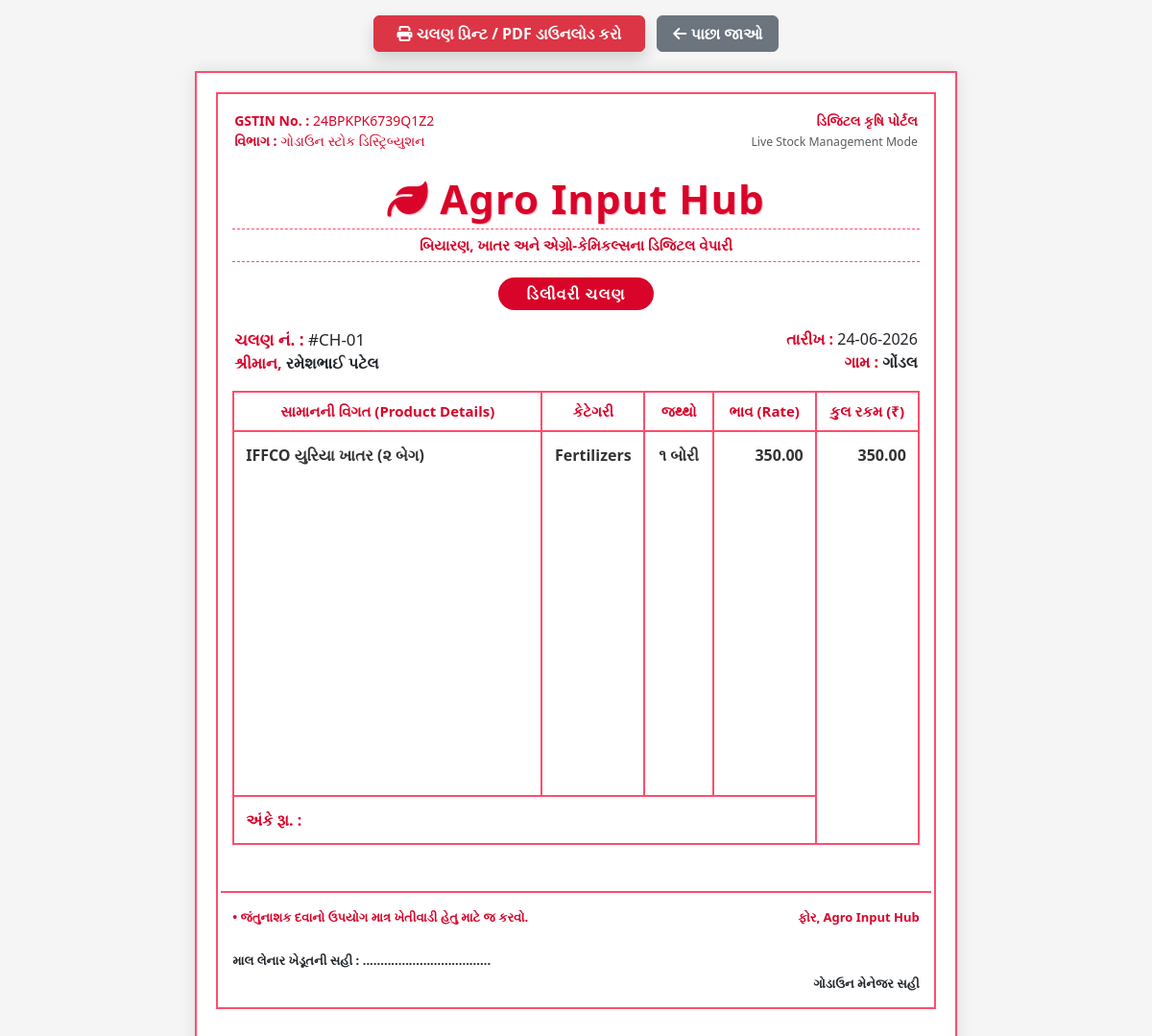
Page /delivery_challan.php?id=1 on the committed database.
### tables this page shows
CREATE TABLE `orders` (
  `order_id` int(11) NOT NULL AUTO_INCREMENT,
  `farmer_id` int(11) NOT NULL,
  `product_name` varchar(255) NOT NULL,
  `order_status` enum('Pending','Approved','Delivered','Cancelled') DEFAULT 'Pending',
  `order_date` timestamp NOT NULL DEFAULT current_timestamp(),
  `payment_mode` varchar(50) NOT NULL DEFAULT 'COD',
  `total_amount` decimal(10,2) NOT NULL DEFAULT 0.00,
  PRIMARY KEY (`order_id`),
  KEY `farmer_id` (`farmer_id`),
  CONSTRAINT `orders_ibfk_1` FOREIGN KEY (`farmer_id`) REFERENCES `farmers` (`farmer_id`) ON DELETE CASCADE
);

CREATE TABLE `farmers` (
  `farmer_id` int(11) NOT NULL AUTO_INCREMENT,
  `farmer_name` varchar(100) NOT NULL,
  `phone_number` varchar(15) NOT NULL,
  `password` varchar(255) NOT NULL,
  `village` varchar(50) NOT NULL,
  `land_vigha` decimal(5,2) NOT NULL,
  `total_baki` decimal(10,2) NOT NULL DEFAULT 0.00,
  `upi_id` varchar(100) DEFAULT NULL,
  `bank_account` varchar(100) DEFAULT NULL,
  `state` varchar(50) DEFAULT NULL,
  `city` varchar(50) DEFAULT NULL,
  `house_no` varchar(255) DEFAULT NULL,
  `road_name` varchar(255) DEFAULT NULL,
  `address_type` varchar(20) DEFAULT 'Home',
  `email` varchar(100) DEFAULT NULL,
  `profile_image` varchar(255) DEFAULT NULL,
  PRIMARY KEY (`farmer_id`),
  UNIQUE KEY `phone_number` (`phone_number`)
);

### delivery_challan.php (the view, shortened to what this page needs)
<?php
require_once '../config/db_config.php';
$challan_id = isset($_GET['id']) ? intval($_GET['id']) : 1336;
$farmer_name = "ખેડૂતનું નામ";
$village = "ગામનું નામ";
$order_date = date('d-m-Y');
try {
    $stmt = $conn->prepare("SELECT o.*, f.farmer_name, f.village FROM orders o JOIN farmers f ON o.farmer_id = f.farmer_id WHERE o.order_id = ?");
    $stmt->execute([$challan_id]);
    $order = $stmt->fetch();
    if($order) {
        $farmer_name = $order['farmer_name'];
        $village = $order['village'];
        $order_date = date('d-m-Y', strtotime($order['order_date']));
    }
} catch (Exception $e) {
}
?>
<!DOCTYPE html>
<html lang="gu">
<head>
    <link href="https://cdn.jsdelivr.net/npm/bootstrap@5.3.0/dist/css/bootstrap.min.css" rel="stylesheet">
    <link rel="stylesheet" href="https://cdnjs.cloudflare.com/ajax/libs/font-awesome/6.4.0/css/all.min.css">
</head>
<body>
    <div class="container text-center my-3 no-print">
        <button onclick="window.print();" class="btn btn-danger fw-bold px-4 shadow"><i class="fa-solid fa-print"></i> ચલણ પ્રિન્ટ / PDF ડાઉનલોડ કરો</button>
        <a href="orders_manage.php" class="btn btn-secondary fw-bold px-3 ms-2"><i class="fa-solid fa-arrow-left"></i> પાછા જાઓ</a>
    </div>
    <div class="challan-container">
        <div class="challan-border">
            <table class="table header-table mb-0">
                <tr>
                    <td style="width: 50%;">
                        <strong>GSTIN No. :</strong> 24BPKPK6739Q1Z2<br>
                        <strong>વિભાગ :</strong> ગોડાઉન સ્ટોક ડિસ્ટ્રિબ્યુશન
                    </td>
                    <td style="width: 50%; text-align: right; vertical-align: top;">
                        <span class="fw-bold">ડિજિટલ કૃષિ પોર્ટલ</span><br>
                        <small class="text-muted">Live Stock Management Mode</small>
                    </td>
                </tr>
            </table>
            <div class="text-center my-3">
                <div class="main-title"><i class="fa-solid fa-leaf"></i> Agro Input Hub</div>
                <div class="sub-title text-uppercase fw-bold">બિયારણ, ખાતર અને એગ્રો-કેમિકલ્સના ડિજિટલ વેપારી</div>
            </div>
            <div class="text-center my-3">
                <span class="badge-challan">ડિલીવરી ચલણ</span>
            </div>
            <table class="table header-table mb-2">
                <tr>
                    <td style="width: 50%;">
                        <span style="font-size: 17px;"><strong>ચલણ નં. :</strong> <span class="text-dark">#CH-0<?php echo $challan_id; ?></span></span><br>
                        <span style="font-size: 16px;"><strong>શ્રીમાન,</strong> <span class="text-dark fw-bold"><?php echo htmlspecialchars($farmer_name); ?></span></span>
                    </td>
                    <td style="width: 50%; text-align: right;">
                        <span style="font-size: 16px;"><strong>તારીખ :</strong> <span class="text-dark"><?php echo $order_date; ?></span></span><br>
                        <span style="font-size: 16px;"><strong>ગામ :</strong> <span class="text-dark fw-bold"><?php echo htmlspecialchars($village); ?></span></span>
                    </td>
                </tr>
            </table>
            <table class="table table-challan mb-3">
                <thead>
                    <tr>
                        <th style="width: 45%;">સામાનની વિગત (Product Details)</th>
                        <th style="width: 15%;">કેટેગરી</th>
                        <th style="width: 10%;">જથ્થો</th>
                        <th style="width: 15%;">ભાવ (Rate)</th>
                        <th style="width: 15%;">કુલ રકમ (₹)</th>
                    </tr>
                </thead>
                <tbody>
                    <tr>
                        <td>
                            <?php
                                if(isset($order['product_name'])) {
                                    echo htmlspecialchars($order['product_name']);
                                } else {
                                    echo "૧. નાઇટ્રોજન યુરિયા ખાતર (50 Kg Bag)<br>૨. કોરોજન પેસ્ટિસાઇડ લિક્વિડ";
                                }
                            ?>
                        </td>
                        <td class="text-center">
                            <?php echo isset($order['category']) ? $order['category'] : 'Fertilizers'; ?>
                        </td>
                        <td class="text-center">
                            <?php
                                echo "૧ બોરી";
                            ?>
                        </td>
                        <td class="text-end">350.00</td>
                        <td class="text-end">350.00</td>
                    </tr>
                    <tr class="total-row">
                        <td colspan="4" class="text-start"><strong>અંકે રૂા. :</strong></td>
                    </tr>
                </tbody>
            </table>
            <div class="row footer-note mt-5">
                <div class="col-7">
                    • જંતુનાશક દવાનો ઉપયોગ માત્ર ખેતીવાડી હેતુ માટે જ કરવો.<br>
                    <strong class="text-dark d-block mt-4">માલ લેનાર ખેડૂતની સહી : ....................................</strong>
                </div>
                <div class="col-5 text-end d-flex flex-column justify-content-between align-items-end">
                    <span class="fw-bold">ફોર, Agro Input Hub</span>
                    <strong class="text-dark mt-5">ગોડાઉન મેનેજર સહી</strong>
                </div>
            </div>
        </div>
    </div>
</body>
</html>

### delivery_challan.php (style rules this page uses)
body { background-color: #f5f5f5; font-family: 'Segoe UI', Arial, sans-serif; }
.challan-container { width: 210mm; min-height: 297mm; padding: 20px; margin: 20px auto; background: #ffffff; border: 2px solid #ff4d6d; box-shadow: 0 0 15px rgba(0,0,0,0.1); color: #d90429; }
.challan-border { border: 2px solid #ff4d6d; padding: 15px; height: 100%; }
.header-table td { border: none !important; padding: 2px !important; color: #d90429; font-size: 14px; }
.main-title { font-size: 42px; font-weight: 900; color: #d90429; font-family: 'Segoe UI', sans-serif; text-shadow: 1px 1px #ffb3c1; letter-spacing: 1px; }
.sub-title { font-size: 15px; font-weight: bold; border-top: 1px dashed #ff4d6d; border-bottom: 1px dashed #ff4d6d; padding: 5px 0; }
.badge-challan { background-color: #d90429; color: white !important; padding: 5px 30px; border-radius: 20px; font-weight: bold; font-size: 16px; display: inline-block; letter-spacing: 1px; }
.table-challan { border: 2px solid #ff4d6d !important; margin-top: 15px; }
.table-challan th { background-color: transparent; border: 2px solid #ff4d6d !important; color: #d90429 !important; font-weight: bold; font-size: 15px; text-align: center; }
.table-challan td { border-left: 2px solid #ff4d6d !important; border-right: 2px solid #ff4d6d !important; border-top: none !important; border-bottom: none !important; color: #333 !important; font-weight: 600; height: 380px; vertical-align: top; padding: 12px; }
.total-row td { border-top: 2px solid #ff4d6d !important; border-bottom: 2px solid #ff4d6d !important; height: auto !important; color: #d90429 !important; font-weight: bold; }
.footer-note { font-size: 13px; font-weight: bold; line-height: 1.6; border-top: 2px solid #ff4d6d; padding-top: 15px; }

### rows in the picture
orders: farmer.farmer_name "રમેશભાઈ પટેલ", order_date "24-06-2026", farmer.village "ગોંડલ", product_name "IFFCO યુરિયા ખાતર (૨ બેગ)"

### other values in the picture
$challan_id "1"
